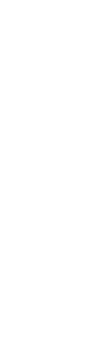
Frame 1 (no input)
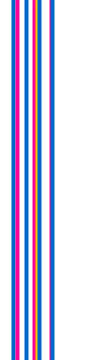
Frame 60 (the mouse pressed at the canvas centre just before this capture)
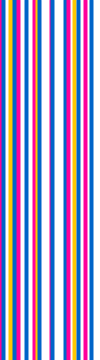
Frame 120 (the mouse held since frame 60 and released just before this capture)

The Processing sketch that drew these frames (run headless with seeded random() and noise(); from frame 60 on, the mouse is pressed at the canvas centre):

// Processing sketch: modulus
// ── modulus.pde

int j = 0; 
 int i = 0; 
void setup() {  
  size(100, 360);
  background(255);
  frameRate(60);
  strokeWeight(4); 
}

void draw() {
  j++;
  i++; 
 //int i = j;
   
    if ((i % 37) == 0) {
      stroke(255, 200, 0);
      line(j, 0, j, height); 

     
    } if ((i % 17) == 0) {
      stroke(255, 0, 155);
      line(j, 0, j, height); 
    
      
    } else if ((i % 13) == 0) {
      stroke(0, 100, 200); 
      line(j, 0, j, height); 
    } else {
    
    }
    
    
    
  if (j > width) {
    j = 0; 
  }
}
